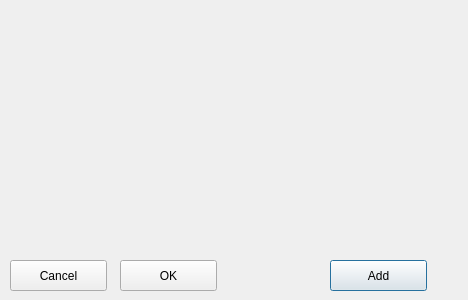
<?xml version="1.0" encoding="UTF-8"?>
<ui version="4.0">
 <class>searchDialog</class>
 <widget class="QDialog" name="searchDialog">
  <property name="geometry">
   <rect>
    <x>0</x>
    <y>0</y>
    <width>468</width>
    <height>300</height>
   </rect>
  </property>
  <property name="windowTitle">
   <string>Extended search</string>
  </property>
  <widget class="QPushButton" name="pushButton">
   <property name="geometry">
    <rect>
     <x>330</x>
     <y>260</y>
     <width>97</width>
     <height>31</height>
    </rect>
   </property>
   <property name="text">
    <string>Add</string>
   </property>
  </widget>
  <widget class="QWidget" name="verticalLayoutWidget">
   <property name="geometry">
    <rect>
     <x>10</x>
     <y>10</y>
     <width>451</width>
     <height>241</height>
    </rect>
   </property>
   <layout class="QVBoxLayout" name="verticalLayout">
    <property name="sizeConstraint">
     <enum>QLayout::SetMinimumSize</enum>
    </property>
   </layout>
  </widget>
  <widget class="QPushButton" name="pushButton_3">
   <property name="geometry">
    <rect>
     <x>120</x>
     <y>260</y>
     <width>97</width>
     <height>31</height>
    </rect>
   </property>
   <property name="text">
    <string>OK</string>
   </property>
  </widget>
  <widget class="QPushButton" name="pushButton_4">
   <property name="geometry">
    <rect>
     <x>10</x>
     <y>260</y>
     <width>97</width>
     <height>31</height>
    </rect>
   </property>
   <property name="text">
    <string>Cancel</string>
   </property>
  </widget>
 </widget>
 <resources/>
 <connections>
  <connection>
   <sender>pushButton</sender>
   <signal>clicked()</signal>
   <receiver>searchDialog</receiver>
   <slot>insertSearchPanel()</slot>
   <hints>
    <hint type="sourcelabel">
     <x>518</x>
     <y>276</y>
    </hint>
    <hint type="destinationlabel">
     <x>501</x>
     <y>231</y>
    </hint>
   </hints>
  </connection>
  <connection>
   <sender>pushButton_3</sender>
   <signal>clicked()</signal>
   <receiver>searchDialog</receiver>
   <slot>OK()</slot>
   <hints>
    <hint type="sourcelabel">
     <x>304</x>
     <y>284</y>
    </hint>
    <hint type="destinationlabel">
     <x>127</x>
     <y>262</y>
    </hint>
   </hints>
  </connection>
  <connection>
   <sender>pushButton_4</sender>
   <signal>clicked()</signal>
   <receiver>searchDialog</receiver>
   <slot>Cancel()</slot>
   <hints>
    <hint type="sourcelabel">
     <x>231</x>
     <y>278</y>
    </hint>
    <hint type="destinationlabel">
     <x>48</x>
     <y>269</y>
    </hint>
   </hints>
  </connection>
 </connections>
 <slots>
  <slot>insertSearchPanel()</slot>
  <slot>OK()</slot>
  <slot>Cancel()</slot>
 </slots>
</ui>
